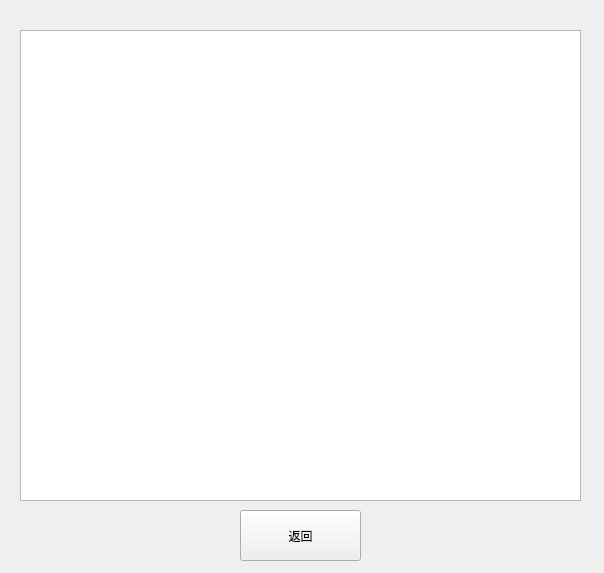
<?xml version="1.0" encoding="UTF-8"?>
<ui version="4.0">
 <class>smallhouselist</class>
 <widget class="QWidget" name="smallhouselist">
  <property name="geometry">
   <rect>
    <x>0</x>
    <y>0</y>
    <width>604</width>
    <height>573</height>
   </rect>
  </property>
  <property name="windowTitle">
   <string>合租</string>
  </property>
  <widget class="QListWidget" name="listWidget">
   <property name="geometry">
    <rect>
     <x>20</x>
     <y>30</y>
     <width>561</width>
     <height>471</height>
    </rect>
   </property>
  </widget>
  <widget class="QPushButton" name="pushButton">
   <property name="geometry">
    <rect>
     <x>240</x>
     <y>510</y>
     <width>121</width>
     <height>51</height>
    </rect>
   </property>
   <property name="styleSheet">
    <string notr="true">font: 25 14pt &quot;Microsoft YaHei&quot;;</string>
   </property>
   <property name="text">
    <string>返回</string>
   </property>
  </widget>
 </widget>
 <resources/>
 <connections/>
</ui>
